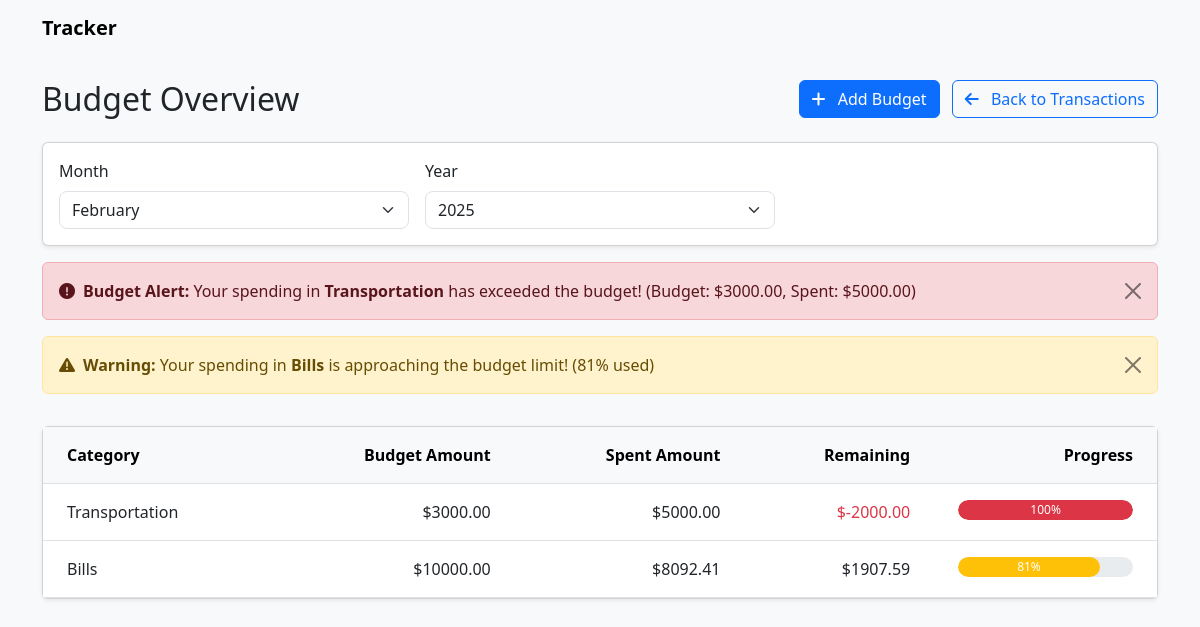
The page /budget/ on the database as committed earlier.
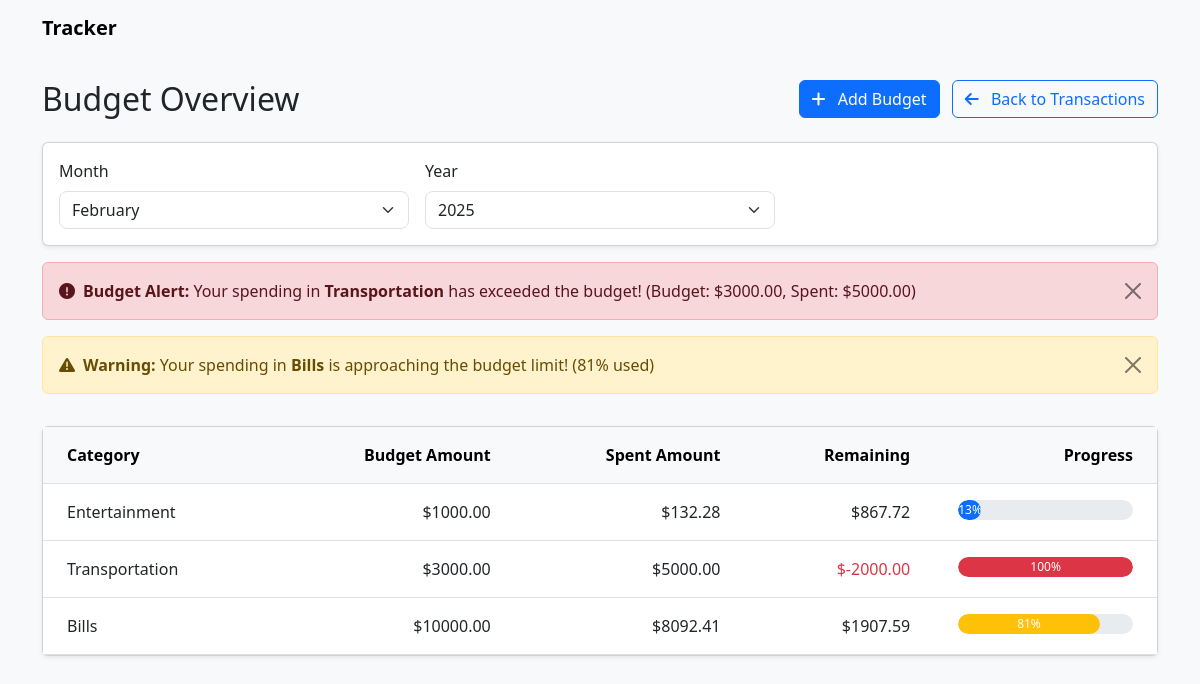
The same page on the database as committed later.
### transaction/models.py (models this page shows, shortened)
class Budget(models.Model):
    CATEGORY_CHOICES = [
        ('food', 'Food'),
        ('transportation', 'Transportation'),
        ('entertainment', 'Entertainment'),
        ('bills', 'Bills'),
        ('other', 'Other')
    ]
    amount = models.DecimalField(max_digits=10, decimal_places=2)
    created_at = models.DateTimeField(default=timezone.now)
    updated_at = models.DateTimeField(default=timezone.now)
    month = models.IntegerField(default=timezone.now().month)
    year = models.IntegerField(default=timezone.now().year)
    category = models.CharField(max_length=50, choices=CATEGORY_CHOICES)
    class Meta:
        ordering = ['-created_at']

### transaction/views.py (the view)
# urls.py: path('budget/', views.budget, name='budget'),
def budget(request):
    try:
        selected_month = int(request.GET.get('month', timezone.now().month))
        selected_year = int(request.GET.get('year', timezone.now().year))
        available_years = Budget.objects.dates('created_at', 'year').values_list('year', flat=True).distinct()
        if not available_years:
            available_years = [timezone.now().year]
        budgets = Budget.objects.filter(
            month=selected_month,
            year=selected_year
        )
        spent_amounts = (
            Transaction.objects.filter(
                transaction_type='expense',
                date__year=selected_year,
                date__month=selected_month
            )
            .values('category')
            .annotate(total=Sum('amount'))
        )
        spent_dict = {item['category']: float(item['total']) for item in spent_amounts}
        for budget in budgets:
            spent = spent_dict.get(budget.category, 0)
            budget.spent_amount = spent
            budget.remaining = float(budget.amount) - spent
            if float(budget.amount) > 0:
                budget.progress = min((spent / float(budget.amount)) * 100, 100)
            else:
                budget.progress = 0
        context = {
            'budgets': budgets,
            'current_month': timezone.now().month,
            'current_year': timezone.now().year,
            'selected_month': selected_month,
            'selected_year': selected_year,
            'available_years': available_years,
            'months': [
                {'number': i, 'name': datetime(2000, i, 1).strftime('%B')}
                for i in range(1, 13)
            ]
        }
        if request.headers.get('HX-Request'):
            return render(request, 'transaction/partials/budget_table.html', context)
        return render(request, 'transaction/budget.html', context)
    except Exception as e:
        print(f"Error in budget view: {str(e)}")
        return render(request, 'transaction/budget.html', {'error': str(e)})

### transaction/templates/transaction/budget.html (shortened to what this page needs)
{% extends 'main.html' %}
{% block content %}
<div class="container mt-4">
    <div class="row mb-4">
        <div class="col-12 d-flex align-items-center justify-content-between">
            <h2 class="mb-0">Budget Overview</h2>
            <div>
                <a href="{% url 'add_budget' %}" class="btn btn-primary me-2">
                    <i class="fas fa-plus me-2"></i>
                    <span>Add Budget</span>
                </a>
                <a href="{% url 'home' %}" class="btn btn-outline-primary">
                    <i class="fas fa-arrow-left me-2"></i>
                    <span>Back to Transactions</span>
                </a>
            </div>
        </div>
    </div>
    <div class="row mb-3">
        <div class="col-12">
            <div class="card shadow-sm">
                <div class="card-body py-3">
                    <div class="row g-3 align-items-end">
                        <div class="col-md-4">
                            <label for="month" class="form-label">Month</label>
                            <select name="month" id="month" class="form-select"
                                    hx-get="{% url 'budget' %}"
                                    hx-target="#budget-table"
                                    hx-trigger="change"
                                    hx-indicator="#loading">
                                {% for month in months %}
                                    <option value="{{ month.number }}"
                                            {% if month.number == selected_month %}selected{% endif %}>
                                        {{ month.name }}
                                    </option>
                                {% endfor %}
                            </select>
                        </div>
                        <div class="col-md-4">
                            <label for="year" class="form-label">Year</label>
                            <select name="year" id="year" class="form-select"
                                    hx-get="{% url 'budget' %}"
                                    hx-target="#budget-table"
                                    hx-trigger="change"
                                    hx-indicator="#loading">
                                {% for year in available_years %}
                                    <option value="{{ year }}"
                                            {% if year == selected_year %}selected{% endif %}>
                                        {{ year }}
                                    </option>
                                {% endfor %}
                            </select>
                        </div>
                    </div>
                </div>
            </div>
        </div>
    </div>
    <div class="row mb-3">
        <div class="col-12">
            {% for budget in budgets %}
                {% if budget.progress >= 100 %}
                <div class="alert alert-danger alert-dismissible fade show" role="alert">
                    <div class="d-flex align-items-center">
                        <i class="fas fa-exclamation-circle me-2"></i>
                        <div>
                            <strong>Budget Alert:</strong>
                            Your spending in <strong>{{ budget.get_category_display }}</strong> has exceeded the budget!
                            (Budget: ${{ budget.amount|floatformat:2 }}, Spent: ${{ budget.spent_amount|floatformat:2 }})
                        </div>
                    </div>
                    <button type="button" class="btn-close" data-bs-dismiss="alert" aria-label="Close"></button>
                </div>
                {% elif budget.progress >= 80 %}
                <div class="alert alert-warning alert-dismissible fade show" role="alert">
                    <div class="d-flex align-items-center">
                        <i class="fas fa-exclamation-triangle me-2"></i>
                        <div>
                            <strong>Warning:</strong>
                            Your spending in <strong>{{ budget.get_category_display }}</strong> is approaching the budget limit!
                            ({{ budget.progress|floatformat:0 }}% used)
                        </div>
                    </div>
                    <button type="button" class="btn-close" data-bs-dismiss="alert" aria-label="Close"></button>
                </div>
                {% endif %}
            {% endfor %}
        </div>
    </div>
    <div class="row">
        <div class="col-12">
            <div class="card shadow-sm">
                <div class="card-body p-0 position-relative">
                    <div id="budget-table">
                        {% include 'transaction/partials/budget_table.html' %}
                    </div>
                </div>
            </div>
        </div>
    </div>
</div>
{% endblock %}

### templates/main.html (shortened to what this page needs)
<!DOCTYPE html>
<html lang="en">
<head>
    <link href="https://cdn.jsdelivr.net/npm/bootstrap@5.3.0/dist/css/bootstrap.min.css" rel="stylesheet">
    <link href="https://cdnjs.cloudflare.com/ajax/libs/font-awesome/6.0.0/css/all.min.css" rel="stylesheet">
</head>
<body class="bg-light">
    {% include 'nav.html' %}
    {% block content %}
    {% endblock content %}
</body>
</html>

### templates/nav.html
<nav class="navbar navbar-expand-lg navbar-light bg-light">
    <div class="container">
        <a class="navbar-brand" href="{% url 'home' %}">
            <span class="fw-bold">Tracker</span>
        </a>
    </div>
</nav>

### transaction/templates/transaction/partials/budget_table.html
<div class="table-responsive">
    <table class="table table-hover">
        <thead class="table-light">
            <tr>
                <th>Category</th>
                <th class="text-end">Budget Amount</th>
                <th class="text-end">Spent Amount</th>
                <th class="text-end">Remaining</th>
                <th class="text-end">Progress</th>
            </tr>
        </thead>
        <tbody>
            {% for budget in budgets %}
            <tr>
                <td>{{ budget.get_category_display }}</td>
                <td class="text-end">${{ budget.amount|floatformat:2 }}</td>
                <td class="text-end">${{ budget.spent_amount|floatformat:2 }}</td>
                <td class="text-end {% if budget.remaining < 0 %}text-danger{% endif %}">
                    ${{ budget.remaining|floatformat:2 }}
                </td>
                <td class="text-end" style="width: 20%;">
                    <div class="progress">
                        <div class="progress-bar
                            {% if budget.progress >= 100 %}bg-danger
                            {% elif budget.progress >= 80 %}bg-warning
                            {% else %}bg-primary{% endif %}"
                            role="progressbar"
                            style="width: {{ budget.progress|floatformat:0 }}%;"
                            aria-valuenow="{{ budget.progress|floatformat:0 }}"
                            aria-valuemin="0"
                            aria-valuemax="100">
                            {{ budget.progress|floatformat:0 }}%
                        </div>
                    </div>
                </td>
            </tr>
            {% empty %}
            <tr>
                <td colspan="5" class="text-center">
                    No budget set for selected period
                </td>
            </tr>
            {% endfor %}
        </tbody>
    </table>
</div>

### transaction/templates/transaction/budget.html (style rules this page uses)
.progress { height: 20px; background-color: #e9ecef; border-radius: 10px; }
.progress-bar { background-color: #0d6efd; border-radius: 10px; }
.card-body { overflow: hidden; }
.table { margin-bottom: 0; }
.table > :not(caption) > * > * { padding: 1rem 1.5rem; }
.form-select { border-radius: 8px; border: 1px solid #dee2e6; }

Rows that differ between the two databases and show on the page:
added Budget: category "Entertainment", amount "1000.00", spent_amount "132.28", remaining "867.72", progress "13"
